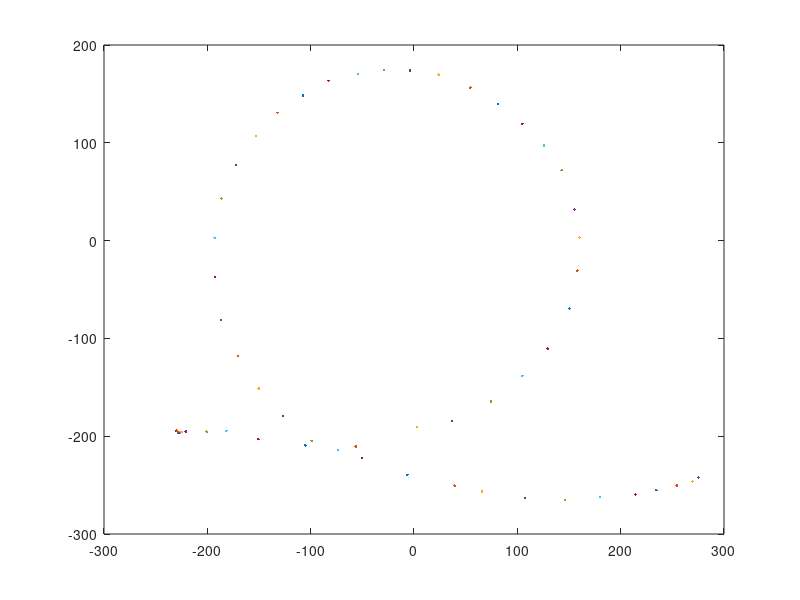

Recreate this plot in MATLAB.
%%
clc
clear all

%%
% load the data
load('gesture_dataset.mat')
num_pos = size(gesture_l,1);
num_rep = size(gesture_l,2);
%% plot
% why plot is not working???
figure(1);
for i = 1:num_pos
    gesture = gesture_l(i,1,:);
    gesture(:,:,1)
    gesture(:,:,2)
    plot(gesture(:,:,1), gesture(:,:,2))
    hold on;
end
%% a) K-means
